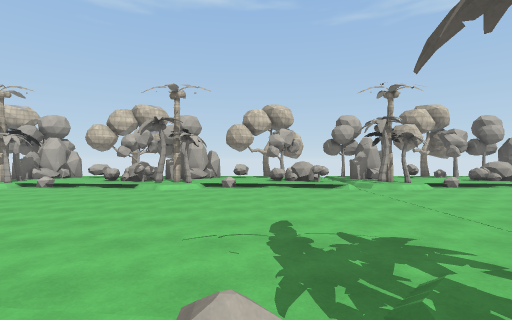
view 1 (above)

24 first-person views from a walk through a Unity game level. The camera is 1.5 m above the floor, looks level and sees 85° across. The floor is counted in squares, 2 m on a side. Each view is taken from the middle of a square. On the plan, view 1 faces up. The plan holds only what a view shows up to about 10 squares ahead; the rest is blank. The place goes on beyond the plan. Some animated figures are not drawn. Some surface patterns are stand-ins.

view 2
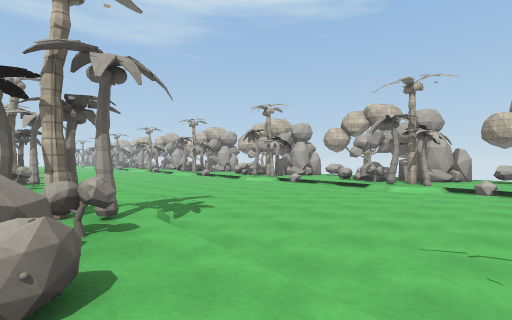

view 3
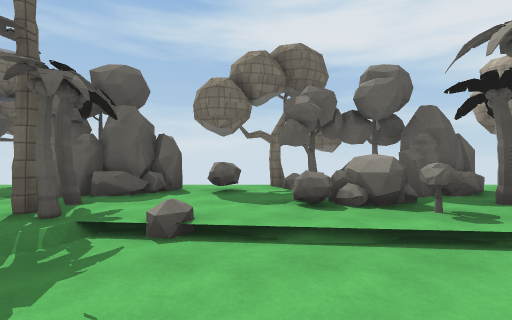

view 4
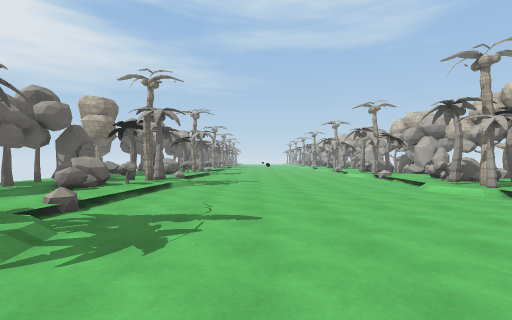

view 5
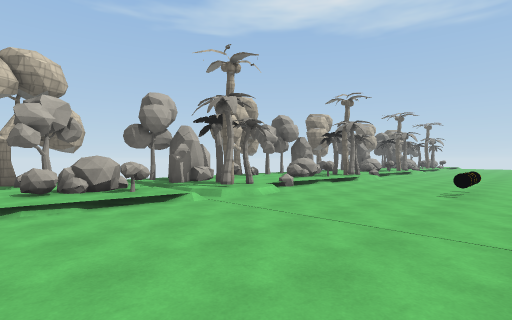

view 6
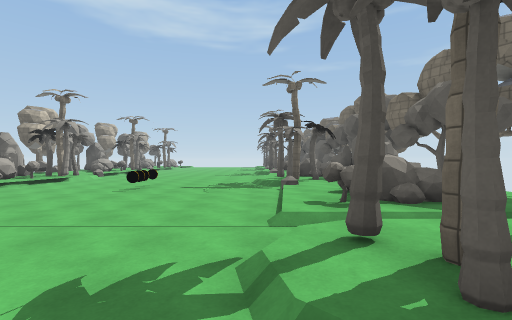

view 7
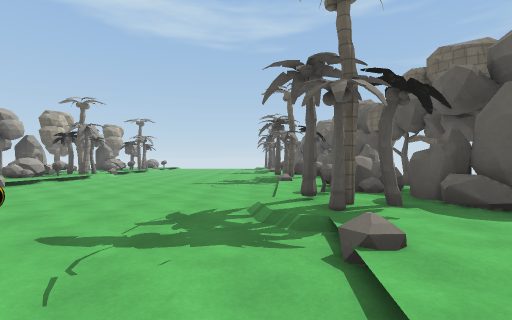

view 8
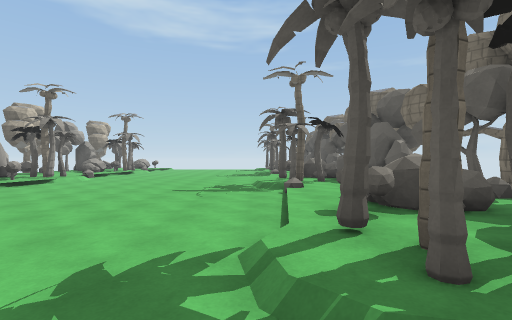

view 9
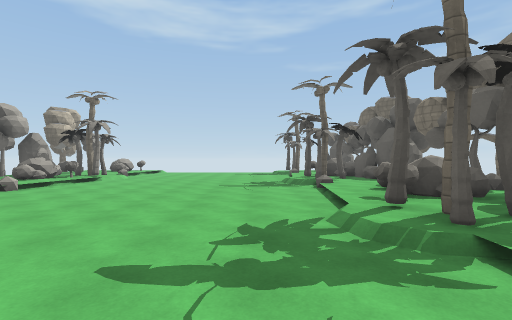

view 10
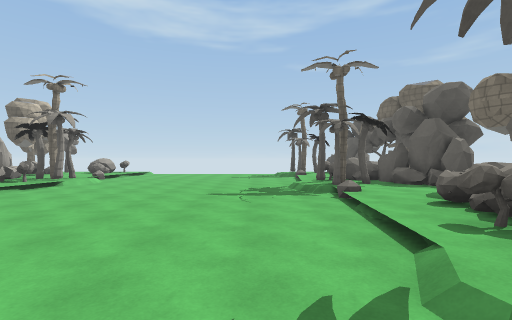

view 11
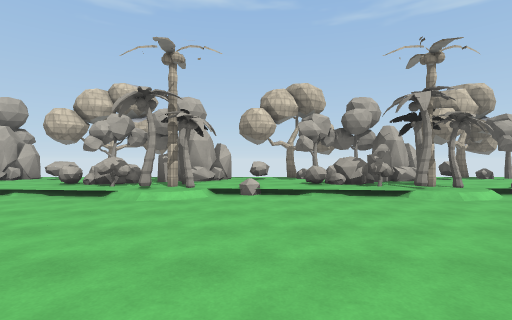

view 12
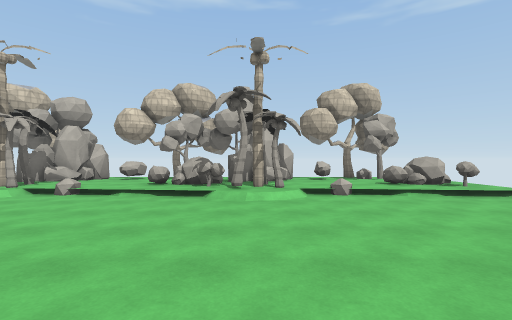

view 13
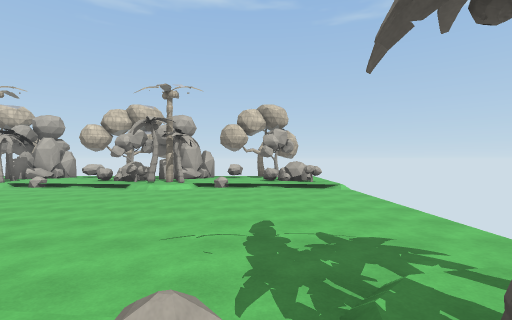

view 14
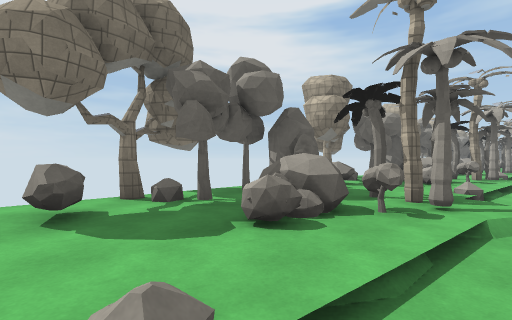

view 15
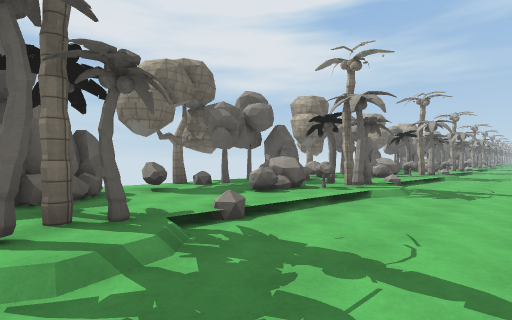

view 16
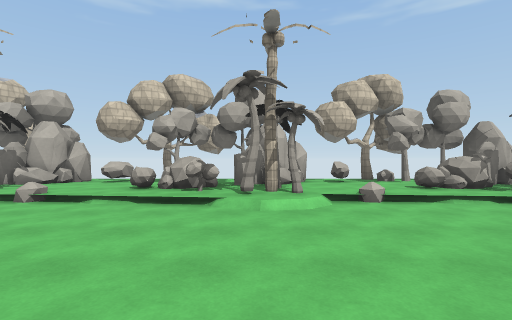

view 17
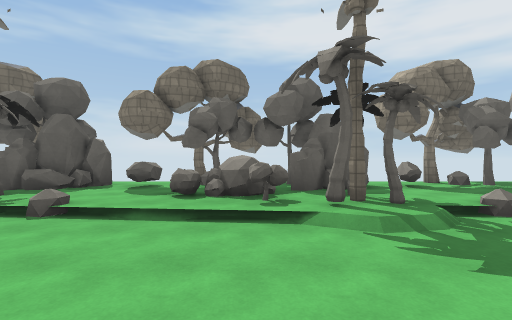

view 18
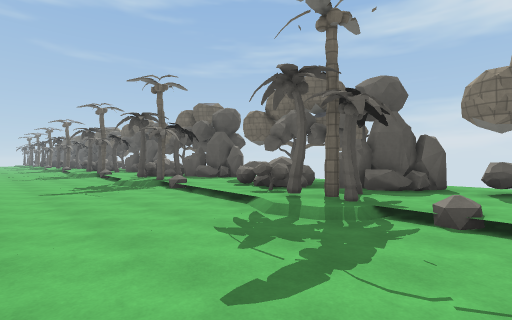

view 19
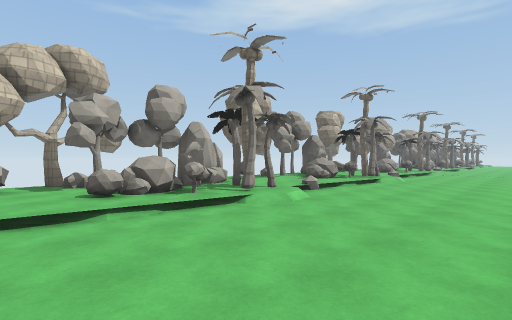

view 20
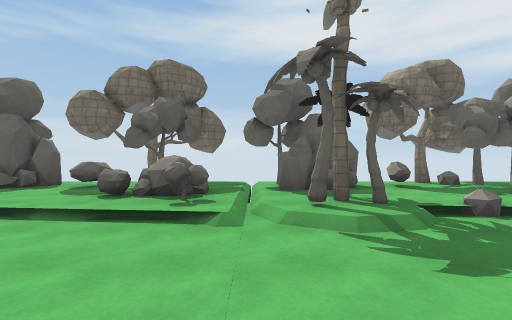

view 21
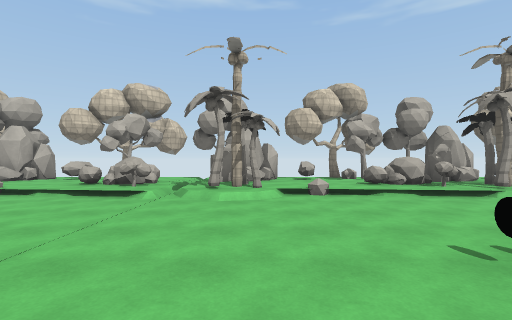

view 22
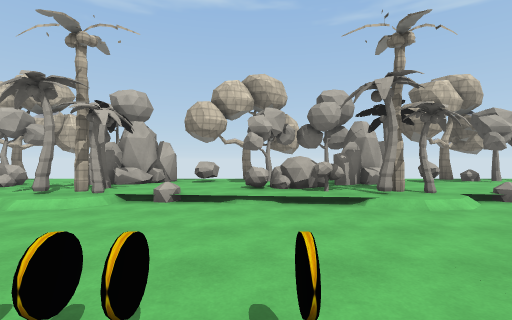

view 23
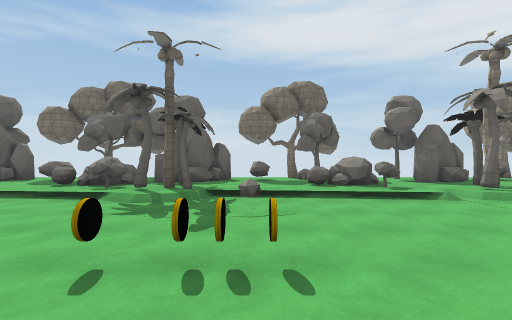

view 24
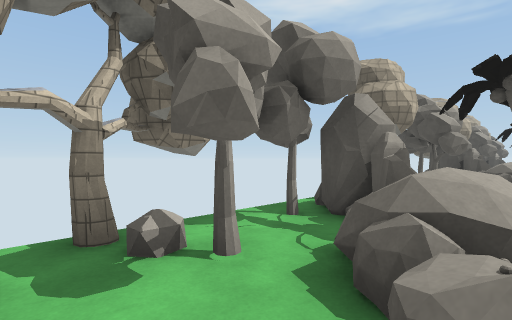

### Floor plan
Key: @ floor where view 1 was taken; # wall or solid block; x gap in a wall; . main floor; : floor 0.25 m higher than the main floor; / step, stairs or slope; = window, fence, low wall or low ledge; ^ raised ledge; O other object.
Columns run from 13 left of view 1 to 28 right of it. Each row starts with its distance up from view 1.
 13  x     x#    #//// ///:#=  #   = x     x
 12 ^:####^:####^:#:/##:^#####^#####^:####^:x
 11 ::x^x::::^x::::^/#^:::^#^:::^##/::x^x/::x
 10 ::^^x:::^^x:::^^/:#::^^=#::^^##/::^^x/::^^
  9 =//##////:#////:/##=//:##///::#/=//##/=//=
  8 ..../...../....../....../...../...../.....
  7 ..........................................
  6 ..........................................
  5 ....................OO....................
  4 ..........................................
  3 ..........................................
  2 ........//....///....///....//............
  1 :=##=::=x##::=x#/=::=/##::=/#:=::=###::=##
  0 ::##^^:::x^^:@:x/^^:::##^^::x:^^::##^^::#
 -1 =:##/#:=^#/#:=^#/:#:=:#:#:=:##^#=:##^#=:##
 -2 #:##:/:=##:/:=##/:#:^##::#^x# :## ##:##:#
 -3 ::::  ::::: ::::::::::             :::::

Positions as (right, up) in squares from view 1, and headings:
1: (0, 0), facing up
2: (0, 0), facing up-left
3: (-1, 4), facing down
4: (-2, 4), facing left
5: (0, 4), facing up-right
6: (0, 2), facing right
7: (5, 2), facing right
8: (7, 2), facing right
9: (12, 3), facing right
10: (14, 3), facing right
11: (19, 3), facing up
12: (23, 3), facing up
13: (26, 0), facing up
14: (26, 2), facing down-left
15: (28, 4), facing down-left
16: (-9, 4), facing up
17: (-9, 5), facing down
18: (-13, 5), facing down-right
19: (-13, 5), facing up-right
20: (3, 5), facing down
21: (5, 3), facing up
22: (8, 4), facing up
23: (7, 7), facing down
24: (7, 10), facing up-right
